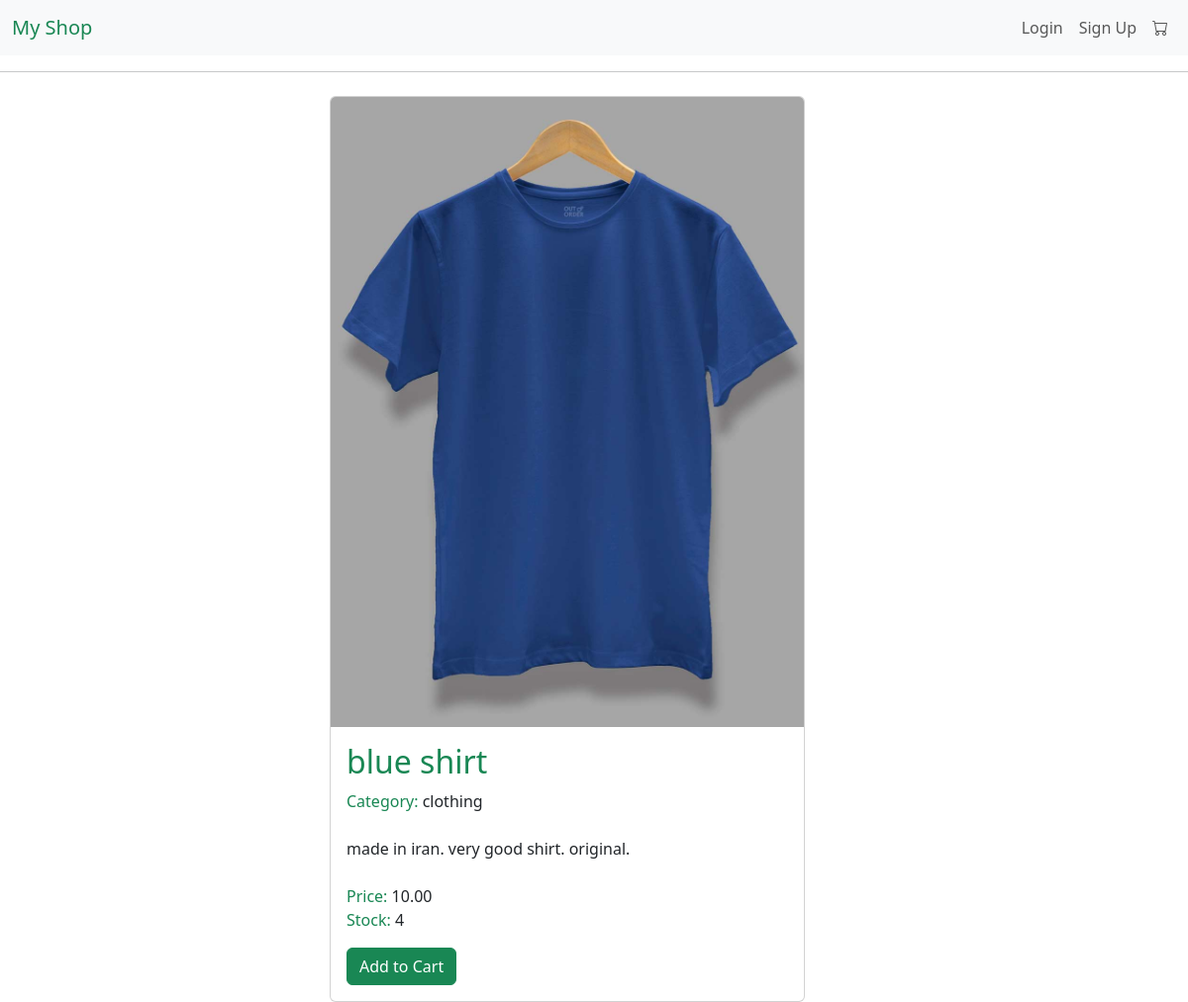
Screenshot of /shop/product/1/ with the database file from the repository.
### shop/models.py (models this page shows, shortened)
class Product(models.Model):
    name = models.CharField(max_length=225)
    description = models.TextField()
    price = models.DecimalField(max_digits=15, decimal_places=2)
    stock = models.IntegerField()
    image = models.ImageField(upload_to='product_images/')
    category = models.ForeignKey(Category, on_delete=models.SET_NULL, null=True, blank=True)
    created_at = models.DateTimeField(auto_now_add=True)

class Category(models.Model):
    name = models.CharField(max_length=225)

### shop/views.py (the view)
# urls.py: path('product/<int:id>/', product_detail_view, name='product'),
def product_detail_view(request, id):
    product = Product.objects.get(id=id)
    return render(request, 'product.html', {'product': product})

### templates/product.html (shortened to what this page needs)
{% extends "base.html" %}
{% block content %}
<div class="container">
    <div class="row justify-content-center">
        <div class="col-lg-6">
            <div class="card" style="width: 30rem;">
            <div>
                {% if product.image %}
            <img class="card-img-top" src="{{ product.image.url }}" alt="Card image">
        {% else %}
            <p>No image available</p>
        {% endif %}
            </div>
                <div class="card-body">
                    <h2 class="card-title text-success">{{ product.name }}</h2>
                    <p class="card-text">
                        <span class="text-success"> Category: </span> {{ product.category.name }} <br> <br>
                        {{ product.description }} <br> <br>
                        <span class="text-success"> Price: </span>{{ product.price }}<br>
                        <span class="text-success"> Stock: </span>{{ product.stock }}
                    </p>
                    <a href="/shop/addcart/{{ product.id }}/" class="btn btn-success">Add to Cart</a>
                </div>
            </div>
        </div>
    </div>
</div>
{% endblock %}

### rows the page displays
Product: image (picture), name "blue shirt", category.name "clothing", description "made in iran. very good shirt. original.", price "10.00", stock "4"
